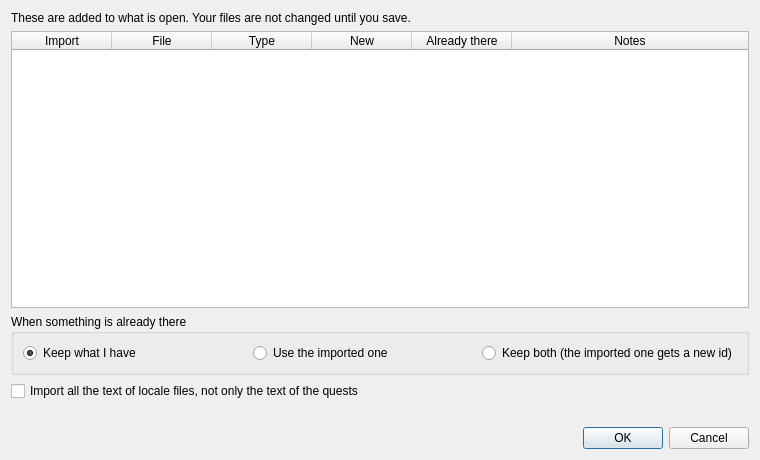
<?xml version="1.0" encoding="UTF-8"?>
<ui version="4.0">
 <class>ImportForm</class>
 <widget class="QDialog" name="ImportForm">
  <property name="geometry">
   <rect>
    <x>0</x>
    <y>0</y>
    <width>760</width>
    <height>460</height>
   </rect>
  </property>
  <property name="windowTitle">
   <string>Import files</string>
  </property>
  <layout class="QVBoxLayout" name="verticalLayout">
   <item>
    <widget class="QLabel" name="introLabel">
     <property name="text">
      <string>These are added to what is open. Your files are not changed until you save.</string>
     </property>
     <property name="wordWrap">
      <bool>true</bool>
     </property>
    </widget>
   </item>
   <item>
    <widget class="QTableWidget" name="table">
     <property name="selectionMode">
      <enum>QAbstractItemView::NoSelection</enum>
     </property>
     <attribute name="horizontalHeaderStretchLastSection">
      <bool>true</bool>
     </attribute>
     <attribute name="verticalHeaderVisible">
      <bool>false</bool>
     </attribute>
     <column>
      <property name="text">
       <string>Import</string>
      </property>
     </column>
     <column>
      <property name="text">
       <string>File</string>
      </property>
     </column>
     <column>
      <property name="text">
       <string>Type</string>
      </property>
     </column>
     <column>
      <property name="text">
       <string>New</string>
      </property>
     </column>
     <column>
      <property name="text">
       <string>Already there</string>
      </property>
     </column>
     <column>
      <property name="text">
       <string>Notes</string>
      </property>
     </column>
    </widget>
   </item>
   <item>
    <widget class="QGroupBox" name="policyBox">
     <property name="title">
      <string>When something is already there</string>
     </property>
     <layout class="QHBoxLayout" name="policyLayout">
      <item>
       <widget class="QRadioButton" name="keepRadio">
        <property name="text">
         <string>Keep what I have</string>
        </property>
        <property name="checked">
         <bool>true</bool>
        </property>
       </widget>
      </item>
      <item>
       <widget class="QRadioButton" name="replaceRadio">
        <property name="text">
         <string>Use the imported one</string>
        </property>
       </widget>
      </item>
      <item>
       <widget class="QRadioButton" name="bothRadio">
        <property name="text">
         <string>Keep both (the imported one gets a new id)</string>
        </property>
       </widget>
      </item>
     </layout>
    </widget>
   </item>
   <item>
    <widget class="QCheckBox" name="everythingBox">
     <property name="text">
      <string>Import all the text of locale files, not only the text of the quests</string>
     </property>
    </widget>
   </item>
   <item>
    <widget class="QLabel" name="summaryLabel">
     <property name="styleSheet">
      <string notr="true">color: #808080;</string>
     </property>
     <property name="text">
      <string/>
     </property>
     <property name="wordWrap">
      <bool>true</bool>
     </property>
    </widget>
   </item>
   <item>
    <widget class="QDialogButtonBox" name="buttons">
     <property name="standardButtons">
      <set>QDialogButtonBox::Cancel|QDialogButtonBox::Ok</set>
     </property>
    </widget>
   </item>
  </layout>
 </widget>
 <tabstops>
  <tabstop>table</tabstop>
  <tabstop>keepRadio</tabstop>
  <tabstop>replaceRadio</tabstop>
  <tabstop>bothRadio</tabstop>
  <tabstop>everythingBox</tabstop>
 </tabstops>
 <resources/>
 <connections>
  <connection>
   <sender>buttons</sender>
   <signal>accepted()</signal>
   <receiver>ImportForm</receiver>
   <slot>accept()</slot>
  </connection>
  <connection>
   <sender>buttons</sender>
   <signal>rejected()</signal>
   <receiver>ImportForm</receiver>
   <slot>reject()</slot>
  </connection>
 </connections>
</ui>
